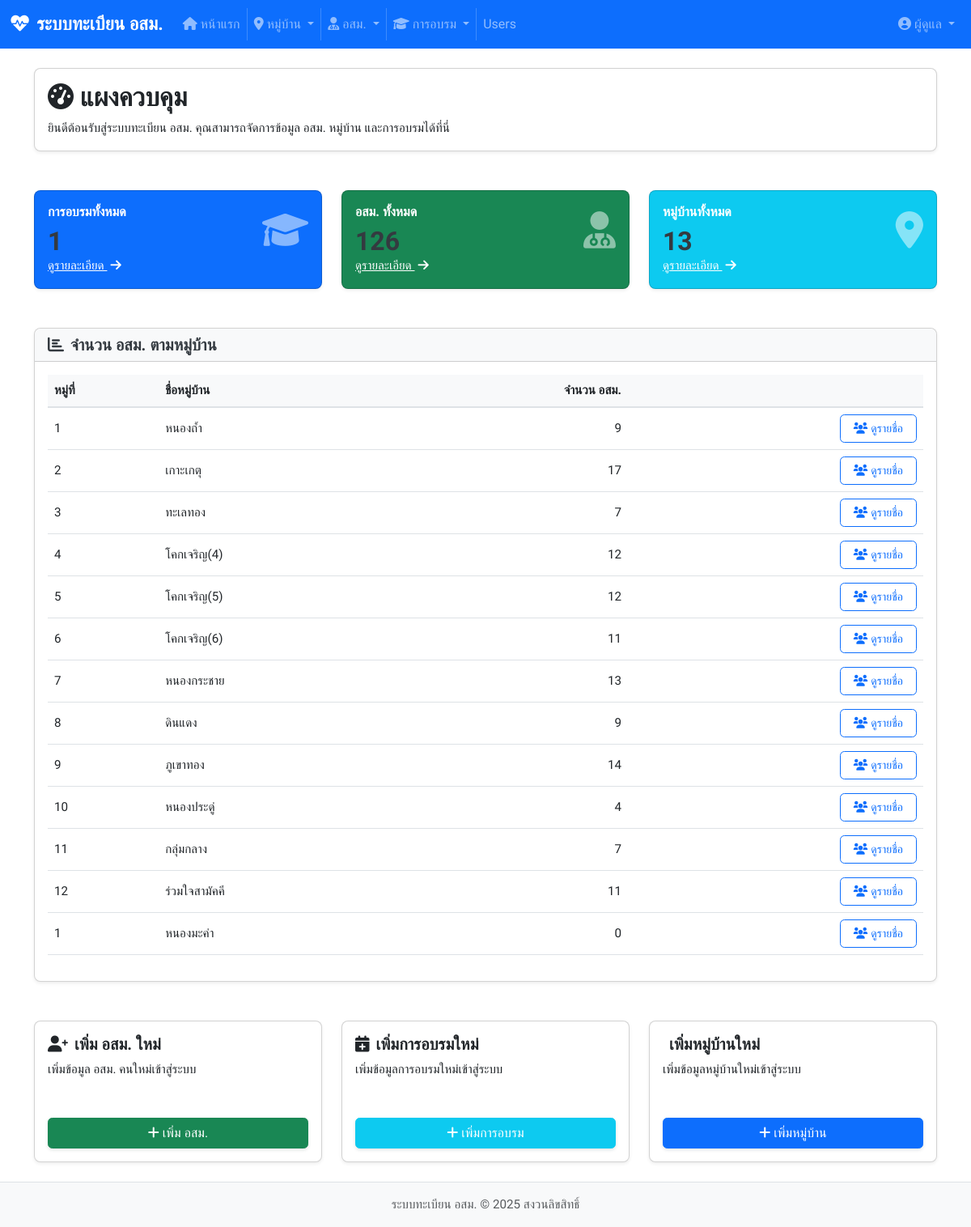
The page /dashboard (signed in) on the database its author committed.
### models.py (models this page shows, shortened)
class User(db.Model, UserMixin):
    id = db.Column(db.Integer, primary_key=True)
    username = db.Column(db.String(50), unique=True, nullable=False)
    password = db.Column(db.String(100), nullable=False)
    email = db.Column(db.String(100), unique=True, nullable=False)
    first_name = db.Column(db.String(100), nullable=False)
    last_name = db.Column(db.String(100), nullable=False)
    role = db.Column(db.String(20), nullable=False, default='user')  # role: admin, user
    created_at = db.Column(db.DateTime, nullable=False, default=datetime.utcnow)
    service_unit_id = db.Column(db.Integer, db.ForeignKey('service_unit.id'), nullable=False)  # Add service_unit_id
    service_unit = db.relationship('ServiceUnit', backref='users')  # Add relationship to ServiceUnit

class Village(db.Model):
    id = db.Column(db.Integer, primary_key=True)
    village_number = db.Column(db.String(10), nullable=False)  # หมู่ที่
    village_name = db.Column(db.String(100), nullable=False)  # ชื่อหมู่บ้าน
    subdistrict = db.Column(db.String(100), nullable=False)  # Add subdistrict field
    volunteers = db.relationship('Volunteer', backref='village', lazy=True)  # ความสัมพันธ์กับ อสม.
    service_unit_id = db.Column(db.Integer, db.ForeignKey('service_unit.id'), nullable=False)

### app.py (the view, shortened to what this page needs)
@app.route('/dashboard')
@login_required
def dashboard():
    if current_user.role == 'admin':
        villages_count = Village.query.count()
        volunteers_count = Volunteer.query.count()
        trainings_count = Training.query.count()
        villages = Village.query.all()
    village_stats = []
    for village in villages:
        volunteers_in_village = Volunteer.query.filter_by(village_id=village.id).count()
        village_stats.append({
            'village': village,
            'count': volunteers_in_village
        })
    return render_template('dashboard.html',
                           villages_count=villages_count,
                           volunteers_count=volunteers_count,
                           trainings_count=trainings_count,
                           village_stats=village_stats)

### app.py (called while the page is built)
@login_manager.user_loader
def load_user(user_id):
    return User.query.get(int(user_id))

@app.context_processor
def utility_processor():
    def now():
        return datetime.now()
    return dict(now=now)

### templates/dashboard.html (shortened to what this page needs)
{% extends 'base.html' %}
{% block content %}
<div class="container mt-4">
    <div class="row mb-4">
        <div class="col-md-12">
            <div class="card shadow-sm">
                <div class="card-body">
                    <h2 class="card-title">
                        <i class="fas fa-tachometer-alt me-2"></i>แผงควบคุม
                    </h2>
                    <p class="card-text">ยินดีต้อนรับสู่ระบบทะเบียน อสม. คุณสามารถจัดการข้อมูล อสม. หมู่บ้าน และการอบรมได้ที่นี่</p>
                </div>
            </div>
        </div>
    </div>
    <div class="row mb-4">
        <div class="col-md-4">
            <div class="card bg-primary text-white shadow-sm">
                <div class="card-body">
                    <div class="d-flex justify-content-between align-items-center">
                        <div>
                            <h6 class="card-title">การอบรมทั้งหมด</h6>
                            <h2 class="mb-0">{{ trainings_count }}</h2>
                        </div>
                        <i class="fas fa-graduation-cap fa-3x opacity-50"></i>
                    </div>
                    <a href="{{ url_for('trainings.list_trainings') }}" class="text-white stretched-link">
                        ดูรายละเอียด <i class="fas fa-arrow-right ms-1"></i>
                    </a>
                </div>
            </div>
        </div>
        <div class="col-md-4">
            <div class="card bg-success text-white shadow-sm">
                <div class="card-body">
                    <div class="d-flex justify-content-between align-items-center">
                        <div>
                            <h6 class="card-title">อสม. ทั้งหมด</h6>
                            <h2 class="mb-0">{{ volunteers_count }}</h2>
                        </div>
                        <i class="fas fa-user-md fa-3x opacity-50"></i>
                    </div>
                    <a href="{{ url_for('volunteers.list_volunteers') }}" class="text-white stretched-link">
                        ดูรายละเอียด <i class="fas fa-arrow-right ms-1"></i>
                    </a>
                </div>
            </div>
        </div>
        <div class="col-md-4">
            <div class="card bg-info text-white shadow-sm">
                <div class="card-body">
                    <div class="d-flex justify-content-between align-items-center">
                        <div>
                            <h6 class="card-title">หมู่บ้านทั้งหมด</h6>
                            <h2 class="mb-0">{{ villages_count }}</h2>
                        </div>
                        <i class="fas fa-map-marker-alt fa-3x opacity-50"></i>
                    </div>
                    <a href="{{ url_for('villages.list_villages') }}" class="text-white stretched-link">
                        ดูรายละเอียด <i class="fas fa-arrow-right ms-1"></i>
                    </a>
                </div>
            </div>
        </div>
    </div>
    <div class="row mb-4">
        <div class="col-md-12">
            <div class="card shadow-sm">
                <div class="card-header bg-light">
                    <h5 class="mb-0">
                        <i class="fas fa-chart-bar me-2"></i>จำนวน อสม. ตามหมู่บ้าน
                    </h5>
                </div>
                <div class="card-body">
                    <div class="table-responsive">
                        <table class="table table-hover">
                            <thead>
                                <tr>
                                    <th>หมู่ที่</th>
                                    <th>ชื่อหมู่บ้าน</th>
                                    <th class="text-end">จำนวน อสม.</th>
                                    <th></th>
                                </tr>
                            </thead>
                            <tbody>
                                {% for stat in village_stats %}
                                <tr>
                                    <td>{{ stat.village.village_number }}</td>
                                    <td>{{ stat.village.village_name }}</td>
                                    <td class="text-end">{{ stat.count }}</td>
                                    <td class="text-end">
                                        <a href="{{ url_for('volunteers.volunteers_by_village', village_id=stat.village.id) }}" class="btn btn-sm btn-outline-primary">
                                            <i class="fas fa-users me-1"></i>ดูรายชื่อ
                                        </a>
                                    </td>
                                </tr>
                                {% endfor %}
                            </tbody>
                        </table>
                    </div>
                </div>
            </div>
        </div>
    </div>
    <div class="row">
        <div class="col-md-4 mb-4">
            <div class="card shadow-sm h-100">
                <div class="card-body d-flex flex-column">
                    <h5 class="card-title">
                        <i class="fas fa-user-plus me-2"></i>เพิ่ม อสม. ใหม่
                    </h5>
                    <p class="card-text flex-grow-1">เพิ่มข้อมูล อสม. คนใหม่เข้าสู่ระบบ</p>
                    <a href="{{ url_for('volunteers.new_volunteer') }}" class="btn btn-success mt-2">
                        <i class="fas fa-plus me-1"></i>เพิ่ม อสม.
                    </a>
                </div>
            </div>
        </div>
        <div class="col-md-4 mb-4">
            <div class="card shadow-sm h-100">
                <div class="card-body d-flex flex-column">
                    <h5 class="card-title">
                        <i class="fas fa-calendar-plus me-2"></i>เพิ่มการอบรมใหม่
                    </h5>
                    <p class="card-text flex-grow-1">เพิ่มข้อมูลการอบรมใหม่เข้าสู่ระบบ</p>
                    <a href="{{ url_for('trainings.new_training') }}" class="btn btn-info mt-2 text-white">
                        <i class="fas fa-plus me-1"></i>เพิ่มการอบรม
                    </a>
                </div>
            </div>
        </div>
        <div class="col-md-4 mb-4">
            <div class="card shadow-sm h-100">
                <div class="card-body d-flex flex-column">
                    <h5 class="card-title">
                        เพิ่มหมู่บ้านใหม่
                    </h5>
                    <p class="card-text flex-grow-1">เพิ่มข้อมูลหมู่บ้านใหม่เข้าสู่ระบบ</p>
                    <a href="{{ url_for('villages.new_village') }}" class="btn btn-primary mt-2">
                        <i class="fas fa-plus me-1"></i>เพิ่มหมู่บ้าน
                    </a>
                </div>
            </div>
        </div>
    </div>
</div>
{% endblock %}

### templates/base.html (shortened to what this page needs)
<!DOCTYPE html>
<html lang="th">
<head>
    <link href="https://cdn.jsdelivr.net/npm/bootstrap@5.3.0-alpha1/dist/css/bootstrap.min.css" rel="stylesheet">
    <link rel="stylesheet" href="https://cdnjs.cloudflare.com/ajax/libs/font-awesome/6.0.0/css/all.min.css">
    <link rel="stylesheet" href="{{ url_for('static', filename='css/style.css') }}">
</head>
<body>
    {% if current_user.is_authenticated %}
    <nav class="navbar navbar-expand-lg navbar-dark bg-primary">
        <div class="container-fluid">
            <a class="navbar-brand" href="{{ url_for('index') }}">
                <i class="fas fa-heartbeat me-2"></i>ระบบทะเบียน อสม.
            </a>
            <div class="collapse navbar-collapse" id="navbarNav">
                <ul class="navbar-nav">
                    <li class="nav-item">
                        <a class="nav-link" href="{{ url_for('index') }}">
                            <i class="fas fa-home me-1"></i>หน้าแรก
                        </a>
                    </li>
                    <li class="nav-item dropdown">
                        <a class="nav-link dropdown-toggle" href="#" role="button" data-bs-toggle="dropdown">
                            <i class="fas fa-map-marker-alt me-1"></i>หมู่บ้าน
                        </a>
                    </li>
                    <li class="nav-item dropdown">
                        <a class="nav-link dropdown-toggle" href="#" role="button" data-bs-toggle="dropdown">
                            <i class="fas fa-user-md me-1"></i>อสม.
                        </a>
                    </li>
                    <li class="nav-item dropdown">
                        <a class="nav-link dropdown-toggle" href="#" role="button" data-bs-toggle="dropdown">
                            <i class="fas fa-graduation-cap me-1"></i>การอบรม
                        </a>
                    </li>
                    {% if current_user.is_authenticated and current_user.role == 'admin' %}
                    <li class="nav-item">
                        <a class="nav-link" href="{{ url_for('users.list_users') }}">Users</a>
                    </li>
                    {% endif %}
                </ul>
                <ul class="navbar-nav ms-auto">
                    <li class="nav-item dropdown">
                        <a class="nav-link dropdown-toggle" href="#" role="button" data-bs-toggle="dropdown">
                            <i class="fas fa-user-circle me-1"></i>{{ current_user.first_name }}
                        </a>
                    </li>
                </ul>
            </div>
        </div>
    </nav>
    {% endif %}
    <main>
        {% block content %}{% endblock %}
    </main>
    <footer class="footer mt-auto py-3 bg-light">
        <div class="container text-center">
            <span class="text-muted">ระบบทะเบียน อสม. &copy; {{ now().year }} สงวนลิขสิทธิ์</span>
        </div>
    </footer>
</body>
</html>

### static/css/style.css (style rules this page uses)
body { font-family: 'Sarabun', sans-serif; font-size: 0.95rem; }
.navbar-brand { font-weight: bold; font-size: 1.4rem; }
.nav-link { font-size: 1rem; }
.navbar .nav-item:not(:last-child) { border-right: 1px solid rgba(255, 255, 255, 0.2); }
h1, h2, h3, h4, h5, h6 { font-weight: 600; color: #343a40; }
.card { border-radius: 0.5rem; margin-bottom: 1.5rem; transition: transform 0.2s; box-shadow: 0 4px 6px rgba(0, 0, 0, 0.05); }
.card-header { font-weight: 600; border-top-left-radius: 0.5rem !important; border-top-right-radius: 0.5rem !important; }
.table { vertical-align: middle; }
.table thead th { background-color: #f8f9fa; font-weight: 600; border-bottom: 2px solid #dee2e6; }
.btn { border-radius: 0.35rem; font-weight: 500; padding: 0.375rem 1rem; transition: all 0.2s; }
.btn-primary, .btn-success, .btn-info, .btn-danger { box-shadow: 0 2px 4px rgba(0, 0, 0, 0.1); }
.footer { padding: 1.5rem 0; margin-top: 3rem; background-color: #f8f9fa; border-top: 1px solid #dee2e6; }

### rows shown on the page
User: first_name "ผู้ดูแล"
Village: village.village_number "1", village.village_name "หนองถ้ำ"
Village: village.village_number "2", village.village_name "เกาะเกตุ"
Village: village.village_number "3", village.village_name "ทะเลทอง"
Village: village.village_number "4", village.village_name "โคกเจริญ(4)"
Village: village.village_number "5", village.village_name "โคกเจริญ(5)"
Village: village.village_number "6", village.village_name "โคกเจริญ(6)"
Village: village.village_number "7", village.village_name "หนองกระชาย"
Village: village.village_number "8", village.village_name "ดินแดง"
Village: village.village_number "9", village.village_name "ภูเขาทอง"
Village: village.village_number "10", village.village_name "หนองประดู่"
Village: village.village_number "11", village.village_name "กลุ่มกลาง"
Village: village.village_number "12", village.village_name "ร่วมใจสามัคคี"
Village: village.village_number "1", village.village_name "หนองมะค่า"

### other values the page prints
{{ trainings_count }} "1"
{{ volunteers_count }} "126"
{{ villages_count }} "13"
{{ stat.count }} "9" "17" "7" "12" "12" "11" "13" "9" "14" "4" "7" "11" "0"
